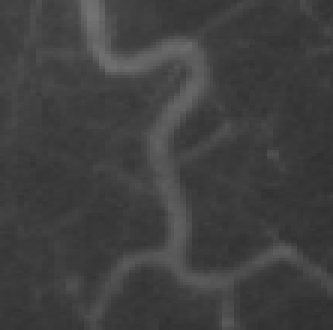
#> input picture 大三下/计算几何与图像处理/图像分割/lab/CV&RSF实验图/1.bmp, 111 x 110 px, found by its file name (shown 3 times larger)
$ python CV.py
#> lines starting #> are read from the running program, lines starting #| are printed output that depends on the picture; after the words box and inside, x2 and y2 are one past the last pixel; in counts of white or black regions, pixels touching at a corner belong together
import os
import cv2
import numpy as np
import matplotlib.pyplot as plt


# 定义模型参数
file = '1'
iterations = 100
nu = 0.001 * 255 * 255
epsilon = 1
lambda1 = 1
lambda2 = 1
time_step = 0.1

"""定义近似Heaviside函数"""
def heaviside_epsilon(z):
    return 0.5 * (1 + (2 / np.pi) * np.arctan(z / epsilon))


"""定义近似Dirac函数"""
def dirac_epsilon(z):
    return (epsilon / np.pi) / (epsilon * epsilon + z * z)


"""定义Chan-Vese函数"""
def chan_vese(phi, img):

    Hea = heaviside_epsilon(phi)
    Drc = dirac_epsilon(phi)

    Iy, Ix = np.gradient(phi)
    s = np.sqrt(Ix * Ix + Iy * Iy)
    Nx = Ix / (s + 0.000001)
    Ny = Iy / (s + 0.000001)
    Mxx, Nxx = np.gradient(Nx)
    Nyy, Myy = np.gradient(Ny)

    Length = nu * (Nxx + Nyy)

    C1 = (Hea * img).sum() / Hea.sum()
    C2 = ((1 - Hea) * img).sum() / (1 - Hea).sum()
    CVterm = -lambda1 * (img - C1)**2 + lambda2 * (img - C2)**2

    return phi + time_step * Drc * (Length + CVterm)


"""定义绘制图像的函数"""
def drawContour(phi, image, iteration=None):
    plt.figure(figsize=(8, 8))
    plt.imshow(image)
    plt.xticks([])
    plt.yticks([])
    plt.contour(phi, [0], colors='r', linewidths=2)
    plt.draw()
    if iteration is not None:
        plt.title("{:d} iterations".format(iteration))
        plt.savefig(fname='CV_result/'+file+'/'+"{:04d}".format(iteration)+"."+"jpeg",
                    bbox_inches='tight', pad_inches=0.1)
    else:
        plt.show()
    plt.close()
    return


# 读取图像
input_image = cv2.imread(file+'.bmp', 1)
#> input_image is the input picture: shape (110, 111, 3); min 46, max 115, mean 63.9
img_float = np.array(cv2.cvtColor(input_image, cv2.COLOR_BGR2GRAY), dtype=np.float64)

# 初始化水平集函数
LSF = -np.ones((img_float.shape[0], img_float.shape[1]), img_float.dtype)
LSF[11:45, 14:45] = 1

# 绘制初始轮廓
input_image = cv2.cvtColor(input_image, cv2.COLOR_BGR2RGB)
drawContour(LSF, input_image, 0)
#> in drawContour, `plt.contour(phi, [0], colors='r', linewidths=2)`:
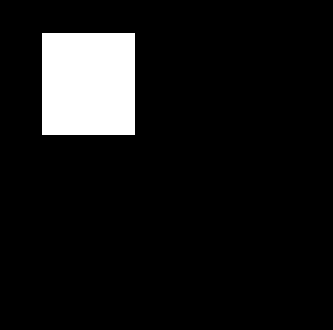
#> phi: shape (110, 111) float64 (shown 3 times larger); values -1 (black) and 1 (white), 8.6% white; 1 white region, box (x1, y1, x2, y2) and area: (14, 11, 45, 45) 1054
#> in drawContour, `plt.savefig(fname='CV_result/'+file+'/'+"{:04d}".format(iteration)+"."..`:
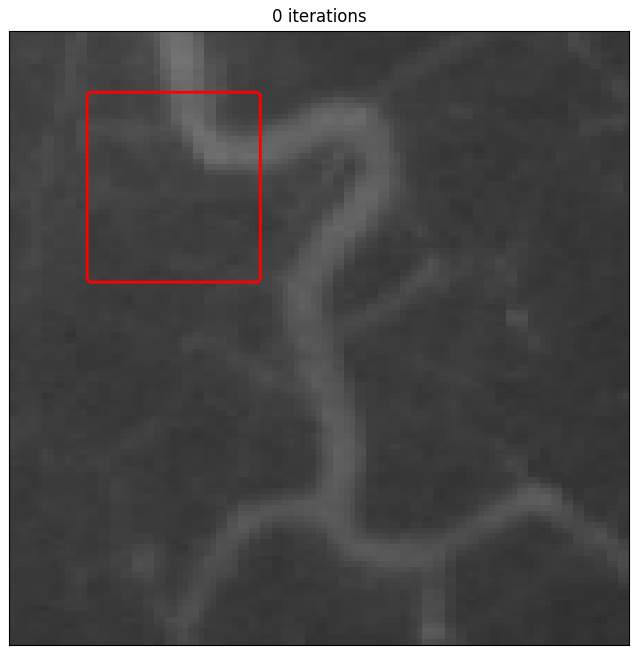
#> figure drawn by matplotlib, 1 panel

# 迭代过程
for i in range(1, iterations+1):
    LSF = chan_vese(LSF, img_float)
    drawContour(LSF, input_image, i)
#> this loop made 100 passes
#> (C1 in chan_vese, C2 in chan_vese) on passes 1 to 12: (64.83, 63.56), (67.78, 62.26), (71.99, 59.86), (73.95, 59.32), (74.66, 59.28), (75.1, 59.28), (75.43, 59.29), (75.7, 59.3), (75.93, 59.32), (76.13, 59.33), (76.32, 59.35), (76.49, 59.36)
#> pass 1, in chan_vese, `Iy, Ix = np.gradient(phi)`:
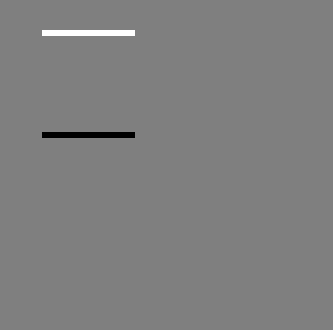
#> Iy: shape (110, 111) float64 (shown 3 times larger); min -1, max 1, mean 0; drawn with min black and max white
#> pass 1, in drawContour (call 2), `plt.savefig(fname='CV_result/'+file+'/'+"{:04d}".format(iteration)+"."..`:
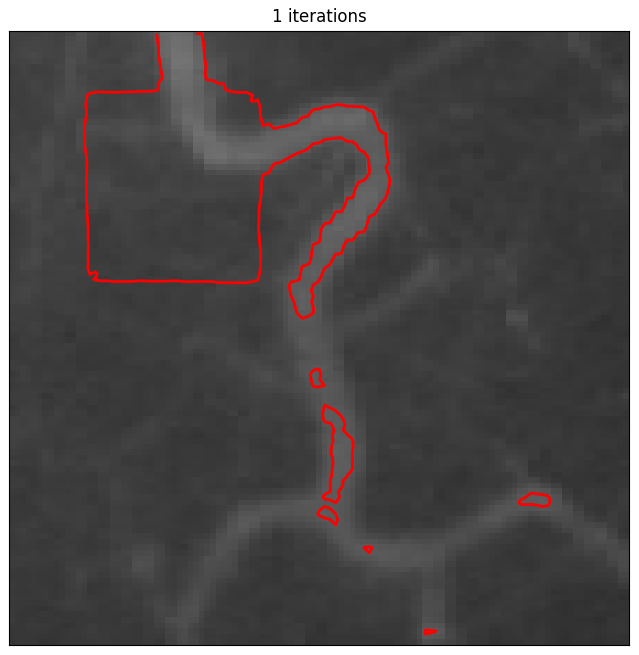
#> figure drawn by matplotlib, 1 panel
#> pass 2, in drawContour (call 3), `plt.savefig(fname='CV_result/'+file+'/'+"{:04d}".format(iteration)+"."..`:
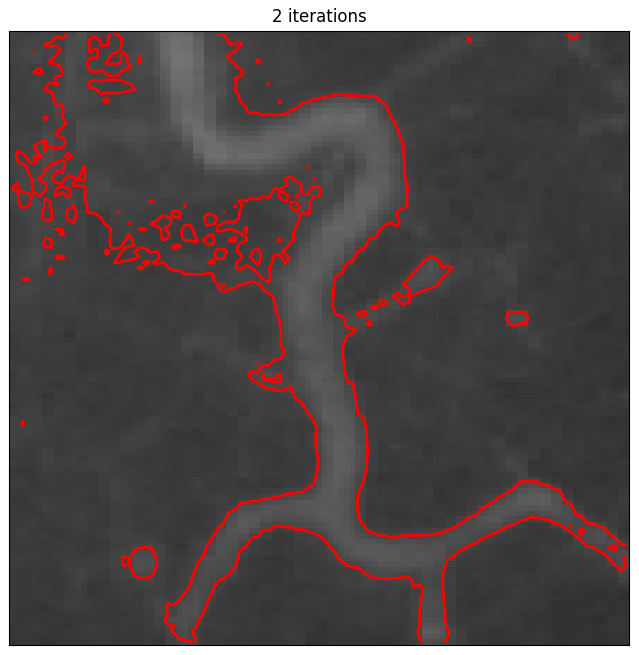
#> figure drawn by matplotlib, 1 panel
#> after the loop:
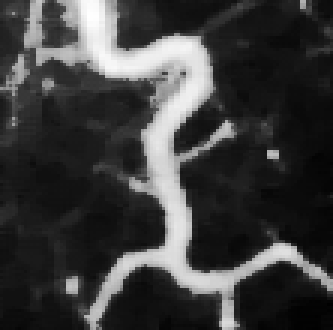
#> LSF: shape (110, 111) float64 (shown 3 times larger); min -19.47, max 25.46, mean -8.8; drawn with min black and max white

# os.system(r"cd C:\Users\LeeHITsz\Desktop\picture\CV_result\1")
# os.system(r"ffmpeg -i 0%03d.jpeg -y -qscale 0.1 -filter setpts=1.5*PTS movie.mp4")

$ run again, with 大三下/计算几何与图像处理/图像分割/lab/CV&RSF实验图/2.bmp copied over 大三下/计算几何与图像处理/图像分割/lab/CV&RSF实验图/1.bmp
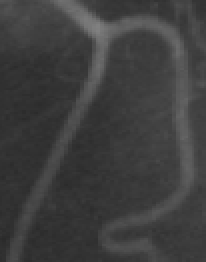
#> input picture 大三下/计算几何与图像处理/图像分割/lab/CV&RSF实验图/2.bmp, 103 x 131 px, found by its file name (shown 2 times larger)
#> input_image is the input picture: shape (131, 103, 3); min 42, max 128, mean 62.3
#> in drawContour, `plt.contour(phi, [0], colors='r', linewidths=2)`:
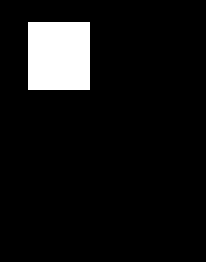
#> phi: shape (131, 103) float64 (shown 2 times larger); values -1 (black) and 1 (white), 7.8% white; 1 white region, box (x1, y1, x2, y2) and area: (14, 11, 45, 45) 1054
#> the loop `for i in range(1, iterations+1):` made 100 passes
#> (C1 in chan_vese, C2 in chan_vese) on passes 1 to 8: (61.92, 62.49), (60.33, 63.15), (57.02, 65.56), (54.28, 69.5), (54.16, 70.95), (54.28, 71.68), (54.39, 72.22), (54.49, 72.61)
#> after the loop `for i in range(1, iterations+1):`:
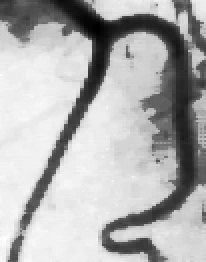
#> LSF: shape (131, 103) float64 (shown 2 times larger); min -28.69, max 21.35, mean 6; drawn with min black and max white

$ run again, with 大三下/计算几何与图像处理/图像分割/lab/CV&RSF实验图/3.bmp copied over 大三下/计算几何与图像处理/图像分割/lab/CV&RSF实验图/1.bmp
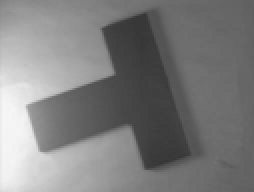
#> input picture 大三下/计算几何与图像处理/图像分割/lab/CV&RSF实验图/3.bmp, 127 x 96 px, found by its file name (shown 2 times larger)
#> input_image is the input picture: shape (96, 127, 3); min 53, max 246, mean 126
#> in drawContour, `plt.contour(phi, [0], colors='r', linewidths=2)`:
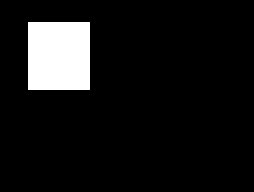
#> phi: shape (96, 127) float64 (shown 2 times larger); values -1 (black) and 1 (white), 8.6% white; 1 white region, box (x1, y1, x2, y2) and area: (14, 11, 45, 45) 1054
#> the loop `for i in range(1, iterations+1):` made 100 passes
#> (C1 in chan_vese, C2 in chan_vese) on passes 1 to 8: (132.2, 123.4), (174.4, 95.45), (176.8, 95.95), (177.3, 96.01), (177.6, 96), (177.7, 95.98), (177.9, 95.99), (178.2, 96.04)
#> after the loop `for i in range(1, iterations+1):`:
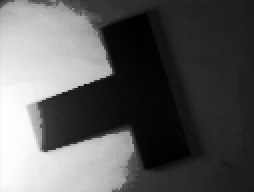
#> LSF: shape (96, 127) float64 (shown 2 times larger); min -52.54, max 58.85, mean -12.3; drawn with min black and max white

$ run again, with 大三下/计算几何与图像处理/图像分割/lab/CV&RSF实验图/4.bmp copied over 大三下/计算几何与图像处理/图像分割/lab/CV&RSF实验图/1.bmp
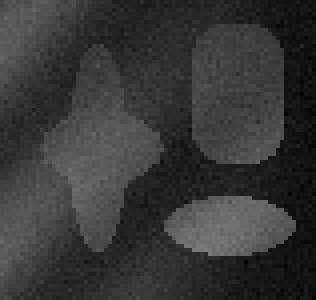
#> input picture 大三下/计算几何与图像处理/图像分割/lab/CV&RSF实验图/4.bmp, 79 x 75 px, found by its file name (shown 4 times larger)
#> input_image is the input picture: shape (75, 79, 3); min 0, max 123, mean 55.6
#> in drawContour, `plt.contour(phi, [0], colors='r', linewidths=2)`:
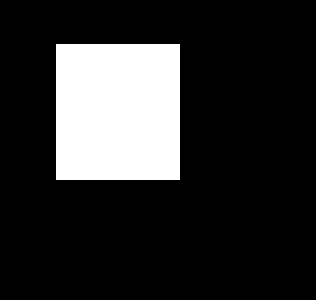
#> phi: shape (75, 79) float64 (shown 4 times larger); values -1 (black) and 1 (white), 17.8% white; 1 white region, box (x1, y1, x2, y2) and area: (14, 11, 45, 45) 1054
#> the loop `for i in range(1, iterations+1):` made 100 passes
#> (C1 in chan_vese, C2 in chan_vese) on passes 1 to 8: (57.88, 54.43), (74.36, 41.75), (77.2, 37.45), (77.29, 37.16), (77.36, 37.02), (77.42, 36.93), (77.48, 36.87), (77.53, 36.82)
#> after the loop `for i in range(1, iterations+1):`:
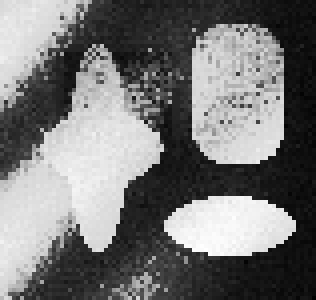
#> LSF: shape (75, 79) float64 (shown 4 times larger); min -35.73, max 37.3, mean -1.9; drawn with min black and max white
